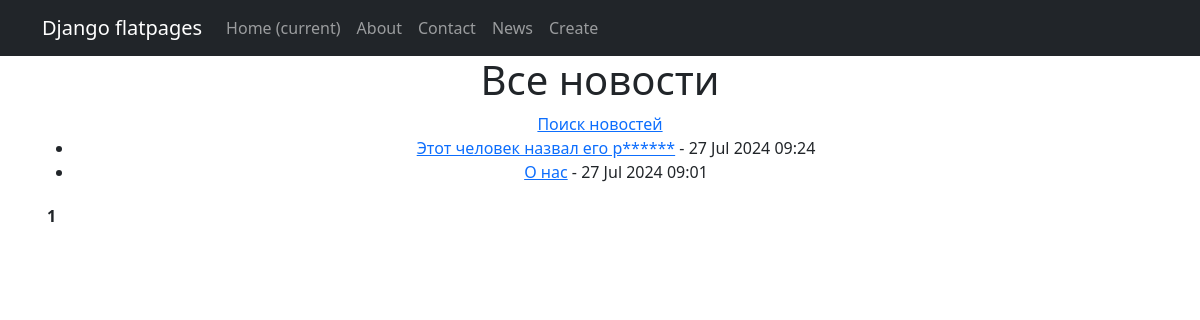
The page /news/ on the database as committed earlier.
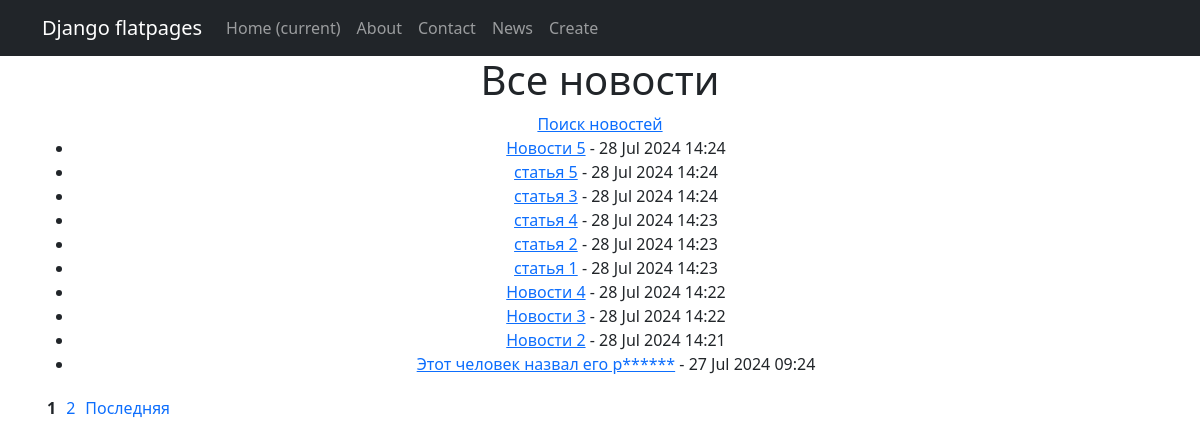
The same page on the database as committed later.
### NewsApp/models.py (models this page shows, shortened)
class Post(models.Model):
    author = models.ForeignKey(Author, on_delete=models.CASCADE)
    NEWS = 'NW'
    ARTICLE = 'AR'
    CATEGORY_CHOICES = (
        (NEWS, 'Новость'),
        (ARTICLE, 'Статья')
    )
    categoryType = models.CharField(max_length=2, choices=CATEGORY_CHOICES, default=NEWS)
    dateCreation = models.DateTimeField(auto_now_add=True)
    postCategory = models.ManyToManyField(Category, through='PostCategory')
    title = models.CharField(max_length=128)
    text = models.TextField()
    rating = models.SmallIntegerField(default=0)
    class Meta:
        ordering = ['-dateCreation']  # Сортировка от более свежих к старым

### NewsApp/views.py (the view)
# urls.py: path('', PostListView.as_view(), name='post_list'),
class PostListView(ListView):
    model = Post
    template_name = 'news/post_list.html'
    context_object_name = 'posts'
    paginate_by = 10  # Количество новостей на одной странице
    def get_queryset(self):
        queryset = super().get_queryset()
        return queryset
    def get_context_data(self, **kwargs):
        context = super().get_context_data(**kwargs)
        return context

### NewsApp/templatetags/custom_filters.py (called while the page is built)
@register.filter
def censor(text):
    if not text:
        return text
    def replace_word(match):
        word = match.group(0)
        if word.lower() in CENSORED_WORDS:
            return word[0] + '*' * (len(word) - 1)
        return word
    pattern = re.compile(r'\b\w+\b', re.IGNORECASE)
    return pattern.sub(replace_word, text)

### NewsApp/templates/news/post_list.html (shortened to what this page needs)
{% extends 'flatpages/default.html' %}
{% load custom_filters %}
{% block content %}
  <h1>Все новости</h1>
  <a href="{% url 'post_search' %}">Поиск новостей</a>
  <ul>
    {% for post in posts %}
      <li>
        <a href="{% url 'post_detail' post.pk %}">{{ post.title|censor }}</a> - {{ post.dateCreation|date:"d M Y H:i" }}
      </li>
    {% empty %}
      <li>Нет новостей</li>
    {% endfor %}
  </ul>
  <div class="pagination" style="text-align: center; margin-top: 20px;">
    <span style="margin: 0 5px; font-weight: bold;">{{ page_obj.number }}</span>
    {% if page_obj.has_next %}
      <a href="?page={{ page_obj.next_page_number }}" style="margin: 0 5px; text-decoration: none;">{{ page_obj.next_page_number }}</a>
      <a href="?page={{ page_obj.paginator.num_pages }}" style="margin: 0 5px; text-decoration: none;">Последняя</a>
    {% endif %}
  </div>
{% endblock %}

### templates/flatpages/default.html (shortened to what this page needs)
<!DOCTYPE html>
<html lang="en">
    <head>
        {% load static %}
        <link href="{% static 'css/styles.css' %}" rel="stylesheet" />
    </head>
    <body>
<nav class="navbar navbar-expand-lg navbar-dark bg-dark static-top">
   <div class="container">
       <a class="navbar-brand" href="#">Django flatpages</a>
       <div class="collapse navbar-collapse" id="navbarResponsive">
           <ul class="navbar-nav ml-auto">
               <li class="nav-item active">
                   <a class="nav-link" href="#">Home
                       <span class="sr-only">(current)</span>
                   </a>
               </li>
               <li class="nav-item">
                   <a class="nav-link" href="/about/">About</a>
               </li>
               <li class="nav-item">
                   <a class="nav-link" href="/contacts/">Contact</a>
               </li>
               <li class="nav-item">
                   <a class="nav-link" href="/news/">News</a>
               </li>
               <li class="nav-item">
                   <a class="nav-link" href="{% url 'post_create' %}">Create</a>
               </li>
           </ul>
       </div>
   </div>
</nav>
        <div class="container">
            <div class="row">
                <div class="col-lg-12 text-center">
           {% block content %}{% endblock content %}
                </div>
            </div>
        </div>
    </body>
</html>

Rows that differ between the two databases and show on the page:
no longer on this page (row unchanged): Post: title|censor "О нас", dateCreation "27 Jul 2024 09:01"
added Post: title|censor "Новости 5", dateCreation "28 Jul 2024 14:24"
added Post: title|censor "статья 5", dateCreation "28 Jul 2024 14:24"
added Post: title|censor "статья 3", dateCreation "28 Jul 2024 14:24"
added Post: title|censor "статья 4", dateCreation "28 Jul 2024 14:23"
added Post: title|censor "статья 2", dateCreation "28 Jul 2024 14:23"
added Post: title|censor "статья 1", dateCreation "28 Jul 2024 14:23"
added Post: title|censor "Новости 4", dateCreation "28 Jul 2024 14:22"
added Post: title|censor "Новости 3", dateCreation "28 Jul 2024 14:22"
added Post: title|censor "Новости 2", dateCreation "28 Jul 2024 14:21"
Other text that changed with them:
{{ page_obj.next_page_number }}: (not shown) → "2"
text now shown: "Последняя"
